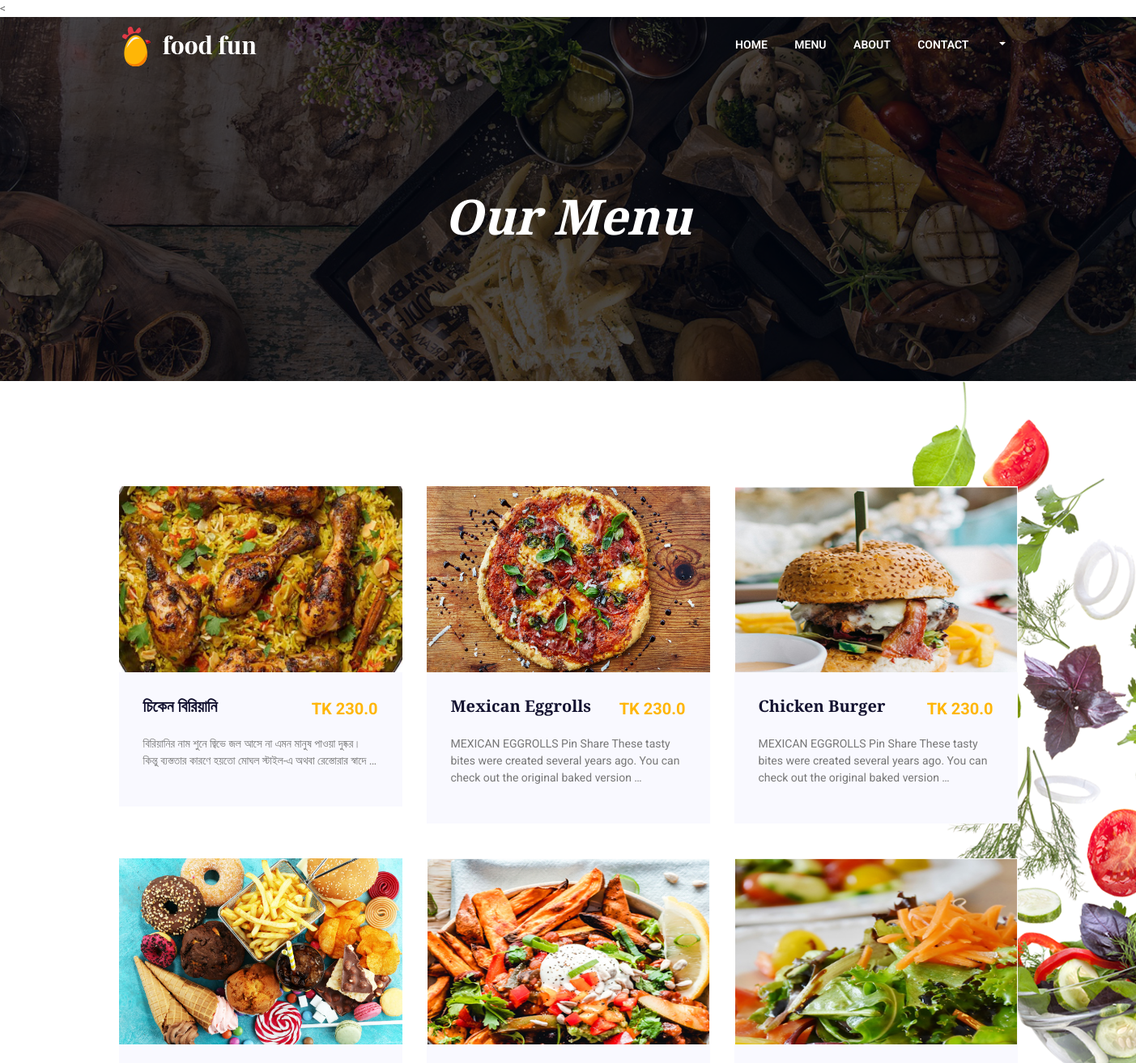
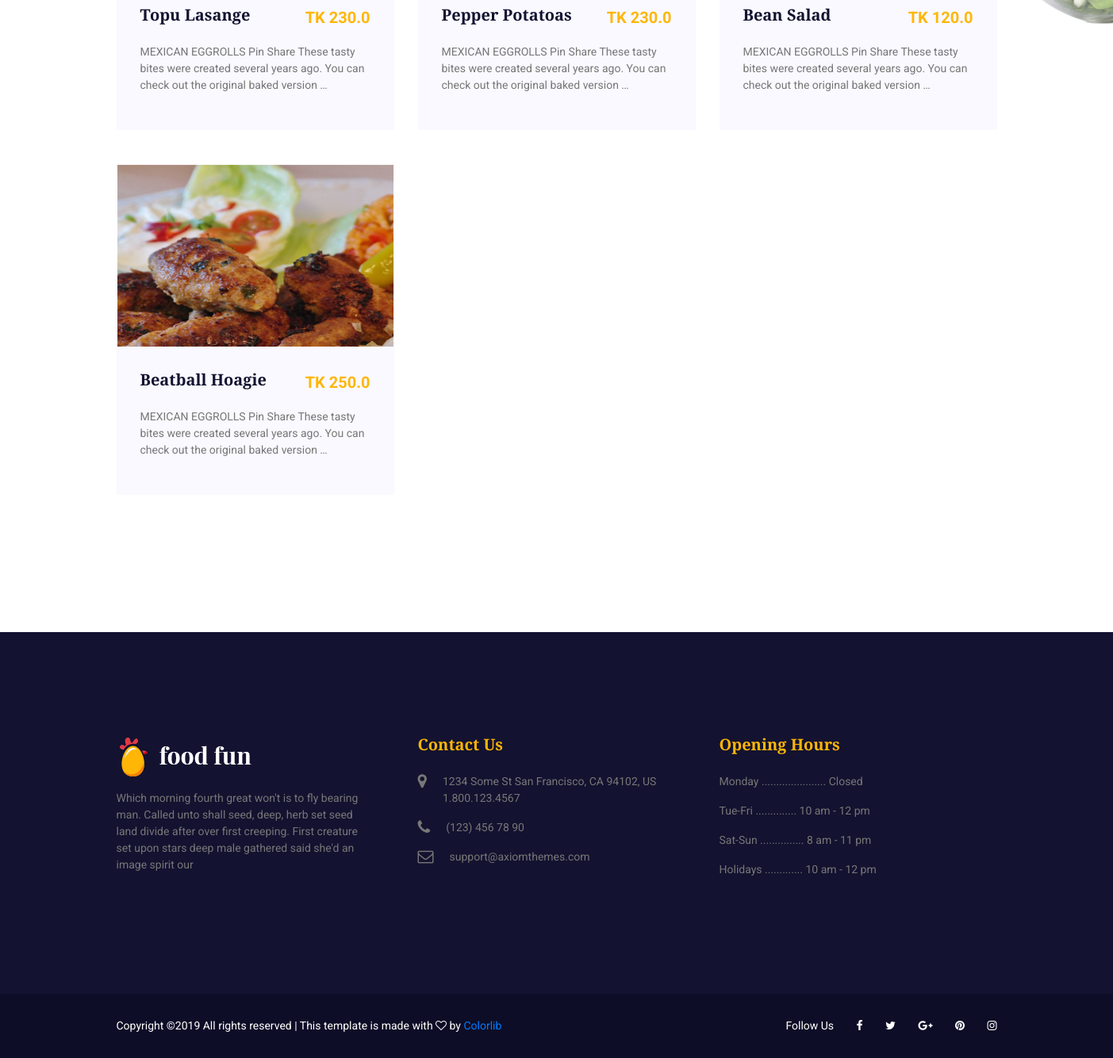
The page /menu on the database its author committed (2 pictures, top to bottom).
### recipe/models.py (models this page shows, shortened)
class Food(models.Model):
    title          = models.CharField(max_length=100)
    price          = models.FloatField()
    category       = models.ForeignKey(Category, on_delete=models.CASCADE)
    created        = models.DateTimeField(auto_now_add=True)
    updated        = models.DateTimeField(auto_now=True)
    active         = models.BooleanField(default=True)
    description    = models.TextField()
    image          = models.ImageField(blank=True, null=True)
    view           = models.PositiveIntegerField(default = 0,blank=True)
    class Meta():
        ordering = ('-created',)

### recipe/views.py (the view)
# urls.py: path('menu', views.MenuListView.as_view(), name='menu'),
class MenuListView(ListView):
    model     = Food
    template_name = 'menu.html'
    context_object_name = 'food_list'
    def get_context_data(self, **kwargs):
        context = super(MenuListView, self).get_context_data(**kwargs)
        context['menu'] = Food.objects.order_by('-created')
        return context

### templates/menu.html (shortened to what this page needs)
{% extends 'base.html' %}
{% load static %}
{% block content %}
     < <section class="banner-area banner-area2 blog-page text-center">
        <div class="container">
            <div class="row">
                <div class="col-lg-12">
                    <h1><i>Our Menu</i></h1>
                </div>
            </div>
        </div>
    </section>
    <section class="food-area section-padding">
        <div class="container">
            <div class="row">
              {% for food in menu %}
                <div class="col-md-4 col-sm-6">
                    <div style="height: 460px; width: 350px;" class="single-food">
                        <div class="food-img">
                            <a href="{% url 'detail' food.pk %}"><img style="height: 230px; width: 100%;" src="{{ food.image.url }}" class="img-fluid" alt=""></a>
                        </div>
                        <div class="food-content">
                            <div class="d-flex justify-content-between">
                                <a href="{% url 'detail' food.pk %}"><h5>{{ food.title }}</h5></a>
                                <span class="style-change">TK {{ food.price }}</span>
                            </div>
                            <p class="pt-3">{{ food.description|truncatewords:20 }}</p>
                        </div>
                    </div>
                </div>
                {% endfor %}
            </div>
        </div>
    </section>
{% endblock %}

### static/assets/css/style.css (style rules this page uses)
body { color:#777;font-family:"Roboto",sans-serif;font-size:14px;font-weight:400 }
h1 { color:#fff;font-family:"Playfair Display",serif;font-size:60px !important;font-weight:700;font-style:italic }
h5 { color:#131230;font-family:"Playfair Display",serif;text-transform:capitalize;font-size:20px !important;font-weight:700 }
.banner-area { padding:400px 0 350px;background-color:#b0b0b0;background-image:url("../images/banner-bg.jpg");background-repeat:no-repeat;background-position:center;background-size:cover;position:relative }
.banner-area2 { padding:210px 0 160px;background-image:url("../images/about-bg.jpg");position:relative;z-index:1 }
.banner-area2:after { content:'';position:absolute;top:0;left:0;width:100%;height:100%;background:rgba(1,7,16,0.7);z-index:-1 }
.food-area { background-image:url("../images/food-bg.png");background-repeat:no-repeat;background-position:top right;position:relative }
.food-area .food-img { overflow:hidden }
.food-area .food-img img { -webkit-transition:.5s;-moz-transition:.5s;-o-transition:.5s;transition:.5s }
.food-area .food-content { padding:30px;background:#f9f9ff;-webkit-transition:.5s;-moz-transition:.5s;-o-transition:.5s;transition:.5s }
.food-area .food-content .style-change { color:#ffb606;font-family:"Roboto",sans-serif;font-size:20px;font-weight:700;-webkit-transition:.5s;-moz-transition:.5s;-o-transition:.5s;transition:.5s }
.food-area .food-content p { -webkit-transition:.5s;-moz-transition:.5s;-o-transition:.5s;transition:.5s }
h1 { font-size:36px }
h5 { font-size:16px }
.section-padding { padding:130px 0 }

### rows shown on the page
Food: image (picture), title "চিকেন বিরিয়ানি", price "230.0", description "বিরিয়ানির নাম শুনে জ্বিভে জল আসে না এমন মানুষ পাওয়া দুষ্কর। কিন্তু ব্যস্ততার কারণে হয়তো মোঘল স্টাইল-এ অথবা রেস্তোরার স্বাদে …"
Food: image (picture), title "Mexican Eggrolls", price "230.0", description "MEXICAN EGGROLLS Pin Share These tasty bites were created several years ago. You can check out the original baked version …"
Food: image (picture), title "Chicken Burger", price "230.0", description "MEXICAN EGGROLLS Pin Share These tasty bites were created several years ago. You can check out the original baked version …"
Food: image (picture), title "Topu Lasange", price "230.0", description "MEXICAN EGGROLLS Pin Share These tasty bites were created several years ago. You can check out the original baked version …"
Food: image (picture), title "Pepper Potatoas", price "230.0", description "MEXICAN EGGROLLS Pin Share These tasty bites were created several years ago. You can check out the original baked version …"
Food: image (picture), title "Bean Salad", price "120.0", description "MEXICAN EGGROLLS Pin Share These tasty bites were created several years ago. You can check out the original baked version …"
Food: image (picture), title "Beatball Hoagie", price "250.0", description "MEXICAN EGGROLLS Pin Share These tasty bites were created several years ago. You can check out the original baked version …"
